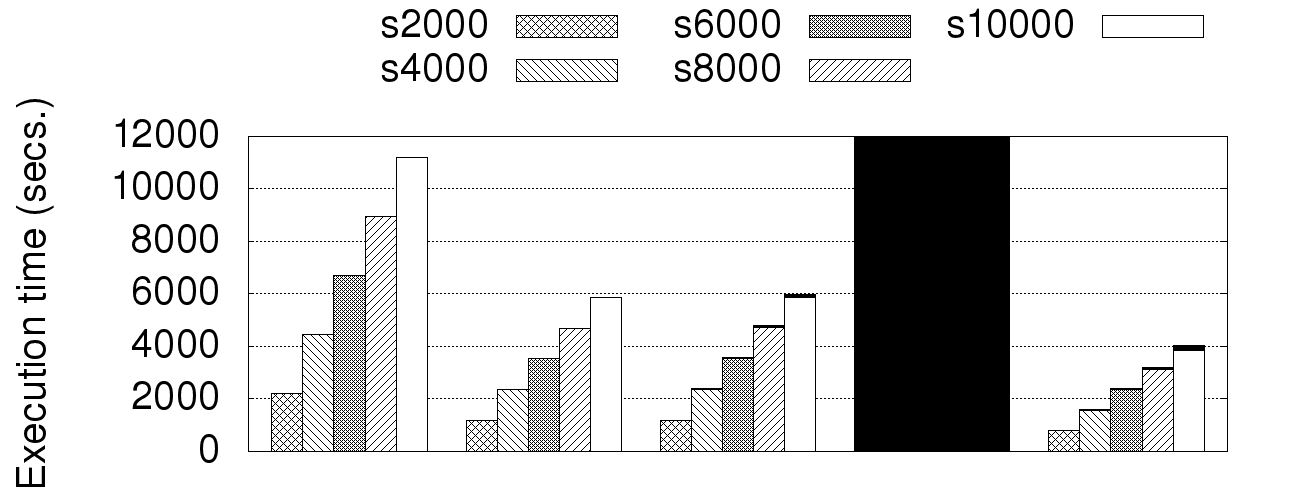

Reproduce this figure in gnuplot.
# https://stackoverflow.com/questions/18332161/gnuplot-histogram-cluster-bar-chart-with-one-line-per-category

reset
set terminal svg enhanced size 1300,500 font "Helvetica,30"

set datafile separator ";"

set output 'vbd.svg'

set auto x
set yrange [0:12000]
set xtics 0.1
set offset -0.3,-0.3,0,0
unset xtics

set ylabel "Execution time (secs.)"

set grid ytics lt 0 lw 1 lc rgb "black"
set key outside horizontal top
set style fill solid

num_of_categories=5
set boxwidth 0.8/num_of_categories
dx=0.8/num_of_categories
offset=0


plot 'vbd2000s.dat' using ($1+offset):($3+$4) notitle with boxes lc rgb "black", \
     ''                   using ($1+offset):3 title "s2000" with boxes fs pattern 1 lt rgb "black", \
     'vbd4000s.dat' using ($1+offset+dx):($3+$4) notitle with boxes lc rgb "black", \
     ''                   using ($1+offset+dx):3 title "s4000" with boxes fs pattern 4 lt rgb "black", \
     'vbd6000s.dat' using ($1+offset+2*dx):($3+$4) notitle with boxes lc rgb "black", \
     ''                   using ($1+offset+2*dx):3 title "s6000" with boxes fs pattern 2 lt rgb "black", \
     'vbd8000s.dat' using ($1+offset+3*dx):($3+$4) notitle with boxes lc rgb "black", \
     ''                   using ($1+offset+3*dx):3 title "s8000" with boxes fs pattern 5 lt rgb "black", \
     'vbd10000s.dat' using ($1+offset+4*dx):($3+$4) notitle with boxes lc rgb "black", \
     ''                   using ($1+offset+4*dx):3 title "s10000" with boxes fs pattern 8 lt rgb "black"